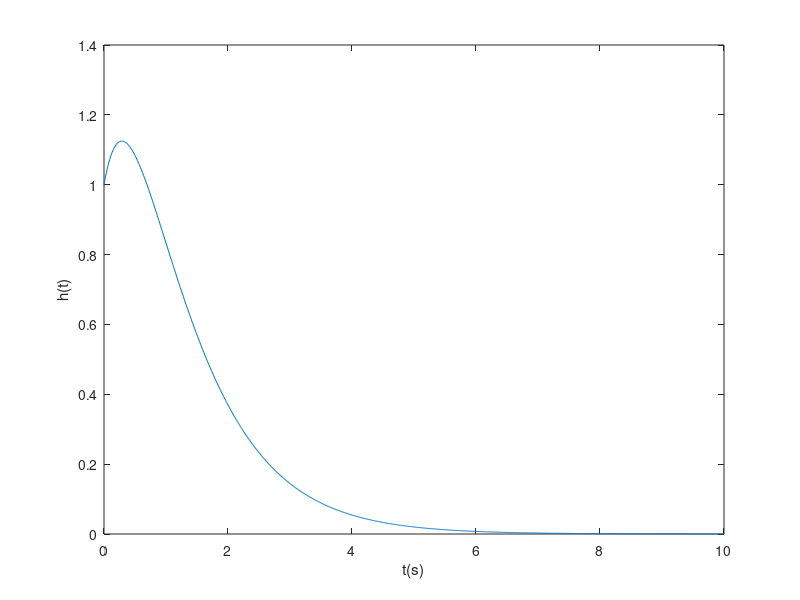

Source code (MATLAB): (Note: this script raises an error after producing the figure.)
num=[1 4];
den=[1 3 2];
sys=tf(num,den);
t=0:0.01:10;
h=impulse(sys,t);
figure(1);
plot(t,h);
xlabel('t(s)');
ylabel('h(t)');
[H, w]=freqs( num,den) ;
figure(2);
plot(w,abs(H));
xlabel('\omega( rad/s) ');
ylabel( '|H(j\omega)|');
title( ' Magenitude Response ' );